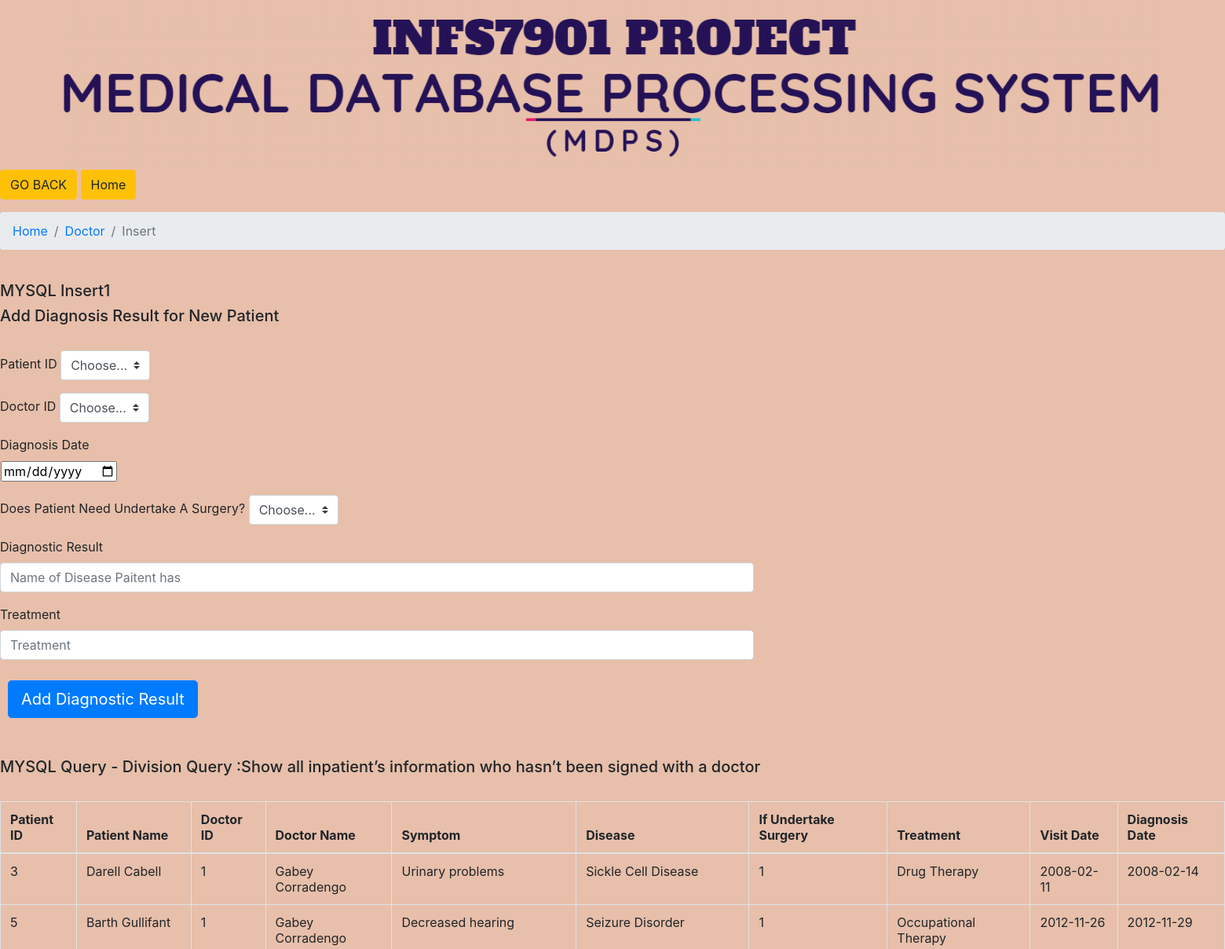
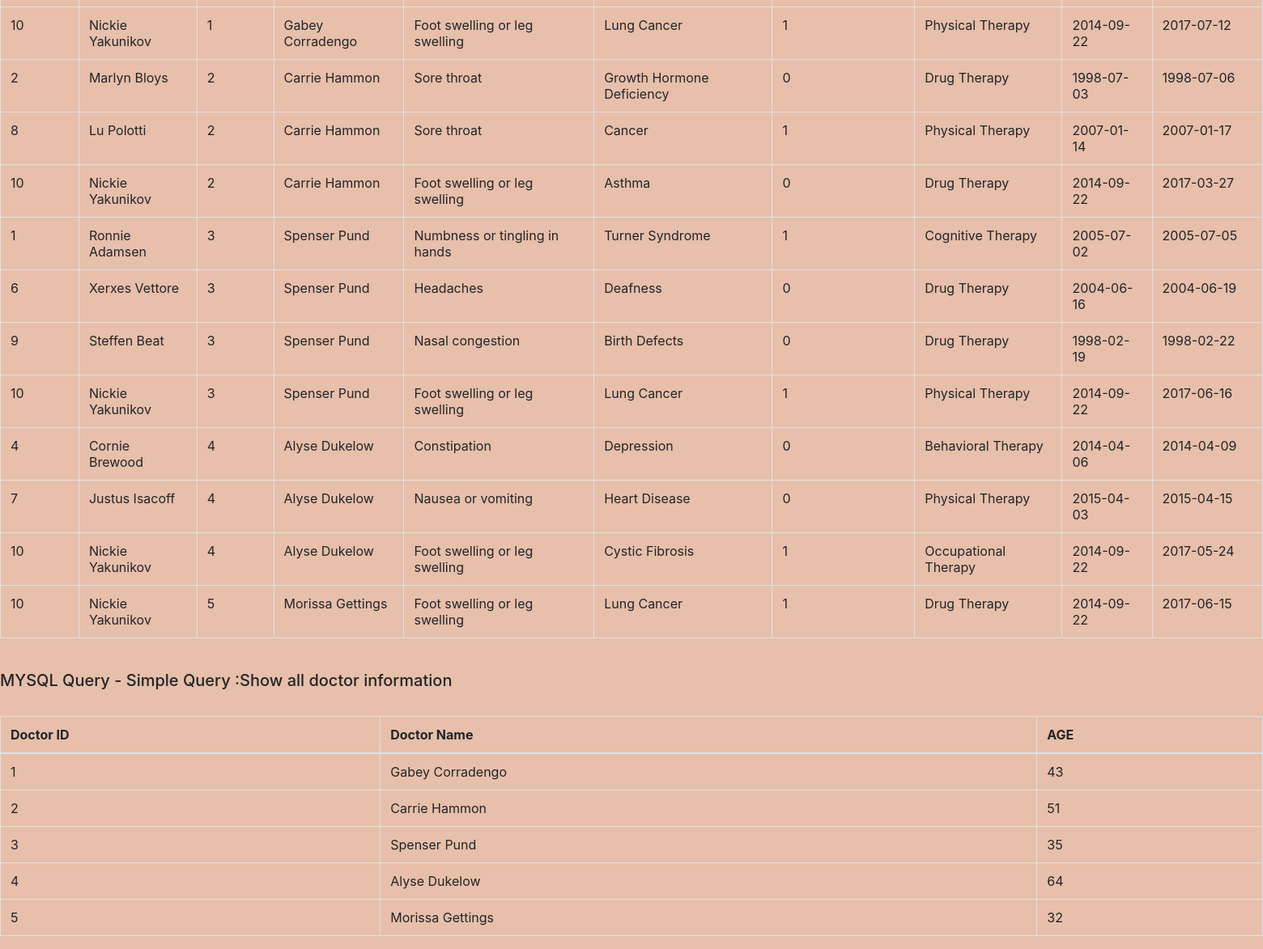
/includes/doc_insert/insert2.php, run on the app's committed database (2 pictures, top to bottom).
### tables this page shows
CREATE TABLE `patient_1` (
  `pat_id` int(11) NOT NULL,
  `visit_date` date DEFAULT NULL,
  `age` int(11) DEFAULT NULL,
  `pat_name` varchar(200) DEFAULT NULL,
  `gender` varchar(200) DEFAULT NULL,
  `address` varchar(200) DEFAULT NULL,
  `symptom` varchar(200) DEFAULT NULL
);

CREATE TABLE `pat_doc_2` (
  `pat_id` int(11) NOT NULL,
  `doc_id` int(11) NOT NULL,
  `if_surge` int(11) DEFAULT NULL,
  `disease` varchar(200) DEFAULT NULL,
  `treatment` varchar(200) DEFAULT NULL
);

CREATE TABLE `doctor` (
  `doc_id` int(11) NOT NULL,
  `age` int(11) DEFAULT NULL,
  `doc_name` varchar(200) DEFAULT NULL
);

CREATE TABLE `pat_doc_1` (
  `pat_id` int(11) NOT NULL,
  `doc_id` int(11) NOT NULL DEFAULT '0',
  `date` date DEFAULT NULL
);

### includes/doc_insert/insert2.php (the view, shortened to what this page needs)
<head>
  <link rel="stylesheet" href="https://maxcdn.bootstrapcdn.com/bootstrap/4.0.0/css/bootstrap.min.css">
  </head>
<body style="background-color:E7BFAA;">
<div align="center">
<img class="mw-100" src="logo.png"style="width: 90%">
</div>
  <form>
    <input type="button" value="GO BACK " class="btn btn-warning" onclick="history.go(-1);return false;" />
    <input type="button" value="Home " class="btn btn-warning" onclick="window.location.href='https://yifei.uqcloud.net/MDPS/index.php'" />
  </form>
  <?php
        $servername = "localhost";
        $username = "root";
        $password = "d74dbdad52b2dfe8";
        $dbname = "project_hospital";
        $conn = new mysqli($servername, $username, $password, $dbname);
    ?>
  <nav aria-label="breadcrumb">
    <ol class="breadcrumb">
    <li class="breadcrumb-item"><a href="https://yifei.uqcloud.net/MDPS/index.php">Home</a></li>
    <li class="breadcrumb-item"><a href="https://yifei.uqcloud.net/MDPS/includes/logged_in_as_doc.php">Doctor</a></li>
    <li class="breadcrumb-item active" aria-current="page">Insert</li>
    </ol>
    </nav>
  <?php
  echo "<h5>MYSQL Insert1</h5>";
  echo "<h5>Add Diagnosis Result for New Patient</h5>";
    ?>
  <form method="POST" style="text-align:left;margin-bottom:300px,margin-top:200px,margin-left:100px;margin-right:600px" >
    <div class="form-group">
      <label for="form1">Patient ID</label>
      <select class="custom-select" name="pat_id" id="form1">
        <option selected="">Choose...</option>
      </select>
    </div>
    <div class="form-group">
      <label for="form2">Doctor ID</label>
      <select class="custom-select" name="doc_id" id="form1">
        <option selected="">Choose...</option>
      </select>
    </div>
    <div class="form-group">
    <label for="table1">Diagnosis Date</label>
    <table border="0" cellspacing="0" id="table1">
    <tr><td  align=left  >
    <input type="date" id="date" name="date">
    </table>
</div>
<div class="form-group">
      <label for="form3">Does Patient Need Undertake A Surgery?</label>
      <select class="custom-select" name="if_surge" id="form3">
      <option selected="">Choose...</option>
      </select>
</div>
<div class="form-group">
      <label for="form4">Diagnostic Result</label>
      <input type="text" class="form-control" id="form4" name="disease" placeholder="Name of Disease Paitent has">
</div>
<div class="form-group">
      <label for="form5">Treatment</label>
      <input type="text" class="form-control" id="form5" name="treatment" placeholder="Treatment">
</div>
     <input type="submit" name="insert1" class="btn btn-primary btn-lg" value="Add Diagnostic Result" style="text-align:right;margin:10px" />
  </form>
  <?php
  echo "<h5>MYSQL Query - Division Query :Show all inpatient’s information who hasn’t been signed with a doctor </h5>";
    ?>
  <table class="table thead-light table-bordered">
    <thead>
      <tr>
        <th scope="col">Patient ID</th>
        <th scope="col">Patient Name</th>
        <th scope="col">Doctor ID</th>
        <th scope="col">Doctor Name</th>
        <th scope="col">Symptom</th>
        <th scope="col">Disease</th>
        <th scope="col">If Undertake Surgery</th>
        <th scope="col">Treatment</th>
        <th scope="col">Visit Date</th>
        <th scope="col">Diagnosis Date</th>
      </tr>
    </thead>
    <tbody id="queryTable1">
      <?php
                    $query = "select p1.pat_id,p1.pat_name,p1.visit_date,pd1.date,p1.symptom,pd2.doc_id,d.doc_name,pd2.disease,pd2.if_surge,pd2.treatment
                    from patient_1 p1,pat_doc_1 pd1,pat_doc_2 pd2,doctor as d
                    where p1.pat_id=pd1.pat_id and p1.pat_id=pd2.pat_id and d.doc_id = pd1.doc_id and d.doc_id = pd2.doc_id";
                    $result = mysqli_query($conn, $query);
                    while ($rows = mysqli_fetch_array($result)) {
                        echo "<tr>";
                        echo "<td>".$rows["pat_id"]."</td>";
                        echo "<td>".$rows["pat_name"]."</td>";
                        echo "<td>".$rows["doc_id"]."</td>";
                        echo "<td>".$rows["doc_name"]."</td>";
                        echo "<td>".$rows["symptom"]."</td>";
                        echo "<td>".$rows["disease"]."</td>";
                        echo "<td>".$rows["if_surge"]."</td>";
                        echo "<td>".$rows["treatment"]."</td>";
                        echo "<td>".$rows["visit_date"]."</td>";
                        echo "<td>".$rows["date"]."</td>";
                        echo "</tr>";
            }
            ?>
    </tbody>
  </table>
  <?php
  echo "<h5>MYSQL Query - Simple Query :Show all doctor information </h5>";
    ?>
  <table class="table thead-light table-bordered">
    <thead>
      <tr>
        <th scope="col">Doctor ID</th>
        <th scope="col">Doctor Name</th>
        <th scope="col">AGE</th>
      </tr>
    </thead>
    <tbody id="queryTable4">
      <?php
$query = "SELECT *
from doctor
";
                    $result = mysqli_query($conn, $query);
                    while ($rows = mysqli_fetch_array($result)) {
                        echo "<tr>";
                        echo "<td>".$rows["doc_id"]."</td>";
                        echo "<td>".$rows["doc_name"]."</td>";
                        echo "<td>".$rows["age"]."</td>";
                        echo "</tr>";
            }
            ?>
    </tbody>
  </table>
</body>

### includes/doc_insert/insert2.php (style rules this page uses)
select#form1 { width:auto; }
select#form3 { width:auto; }

### data on the page
patient_1: pat_id "3", pat_name "Darell Cabell", pat_doc_2.doc_id "1", doctor.doc_name "Gabey Corradengo", symptom "Urinary problems", pat_doc_2.disease "Sickle Cell Disease", pat_doc_2.if_surge "1", pat_doc_2.treatment "Drug Therapy", visit_date "2008-02-11", pat_doc_1.date "2008-02-14"
patient_1: pat_id "5", pat_name "Barth Gullifant", pat_doc_2.doc_id "1", doctor.doc_name "Gabey Corradengo", symptom "Decreased hearing", pat_doc_2.disease "Seizure Disorder", pat_doc_2.if_surge "1", pat_doc_2.treatment "Occupational Therapy", visit_date "2012-11-26", pat_doc_1.date "2012-11-29"
patient_1: pat_id "10", pat_name "Nickie Yakunikov", pat_doc_2.doc_id "1", doctor.doc_name "Gabey Corradengo", symptom "Foot swelling or leg swelling", pat_doc_2.disease "Lung Cancer", pat_doc_2.if_surge "1", pat_doc_2.treatment "Physical Therapy", visit_date "2014-09-22", pat_doc_1.date "2017-07-12", pat_doc_2.doc_id "2", doctor.doc_name "Carrie Hammon", pat_doc_2.disease "Asthma", pat_doc_2.if_surge "0", pat_doc_2.treatment "Drug Therapy", pat_doc_1.date "2017-03-27", pat_doc_2.doc_id "3", doctor.doc_name "Spenser Pund", pat_doc_1.date "2017-06-16", pat_doc_2.doc_id "4", doctor.doc_name "Alyse Dukelow", pat_doc_2.disease "Cystic Fibrosis", pat_doc_2.treatment "Occupational Therapy", pat_doc_1.date "2017-05-24", pat_doc_2.doc_id "5", doctor.doc_name "Morissa Gettings", pat_doc_1.date "2017-06-15"
patient_1: pat_id "2", pat_name "Marlyn Bloys", pat_doc_2.doc_id "2", doctor.doc_name "Carrie Hammon", symptom "Sore throat", pat_doc_2.disease "Growth Hormone Deficiency", pat_doc_2.if_surge "0", pat_doc_2.treatment "Drug Therapy", visit_date "1998-07-03", pat_doc_1.date "1998-07-06"
patient_1: pat_id "8", pat_name "Lu Polotti", pat_doc_2.doc_id "2", doctor.doc_name "Carrie Hammon", symptom "Sore throat", pat_doc_2.disease "Cancer", pat_doc_2.if_surge "1", pat_doc_2.treatment "Physical Therapy", visit_date "2007-01-14", pat_doc_1.date "2007-01-17"
patient_1: pat_id "1", pat_name "Ronnie Adamsen", pat_doc_2.doc_id "3", doctor.doc_name "Spenser Pund", symptom "Numbness or tingling in hands", pat_doc_2.disease "Turner Syndrome", pat_doc_2.if_surge "1", pat_doc_2.treatment "Cognitive Therapy", visit_date "2005-07-02", pat_doc_1.date "2005-07-05"
patient_1: pat_id "6", pat_name "Xerxes Vettore", pat_doc_2.doc_id "3", doctor.doc_name "Spenser Pund", symptom "Headaches", pat_doc_2.disease "Deafness", pat_doc_2.if_surge "0", pat_doc_2.treatment "Drug Therapy", visit_date "2004-06-16", pat_doc_1.date "2004-06-19"
patient_1: pat_id "9", pat_name "Steffen Beat", pat_doc_2.doc_id "3", doctor.doc_name "Spenser Pund", symptom "Nasal congestion", pat_doc_2.disease "Birth Defects", pat_doc_2.if_surge "0", pat_doc_2.treatment "Drug Therapy", visit_date "1998-02-19", pat_doc_1.date "1998-02-22"
patient_1: pat_id "4", pat_name "Cornie Brewood", pat_doc_2.doc_id "4", doctor.doc_name "Alyse Dukelow", symptom "Constipation", pat_doc_2.disease "Depression", pat_doc_2.if_surge "0", pat_doc_2.treatment "Behavioral Therapy", visit_date "2014-04-06", pat_doc_1.date "2014-04-09"
patient_1: pat_id "7", pat_name "Justus Isacoff", pat_doc_2.doc_id "4", doctor.doc_name "Alyse Dukelow", symptom "Nausea or vomiting", pat_doc_2.disease "Heart Disease", pat_doc_2.if_surge "0", pat_doc_2.treatment "Physical Therapy", visit_date "2015-04-03", pat_doc_1.date "2015-04-15"
doctor: doc_id "1", doc_name "Gabey Corradengo", age "43"
doctor: doc_id "2", doc_name "Carrie Hammon", age "51"
doctor: doc_id "3", doc_name "Spenser Pund", age "35"
doctor: doc_id "4", doc_name "Alyse Dukelow", age "64"
doctor: doc_id "5", doc_name "Morissa Gettings", age "32"
